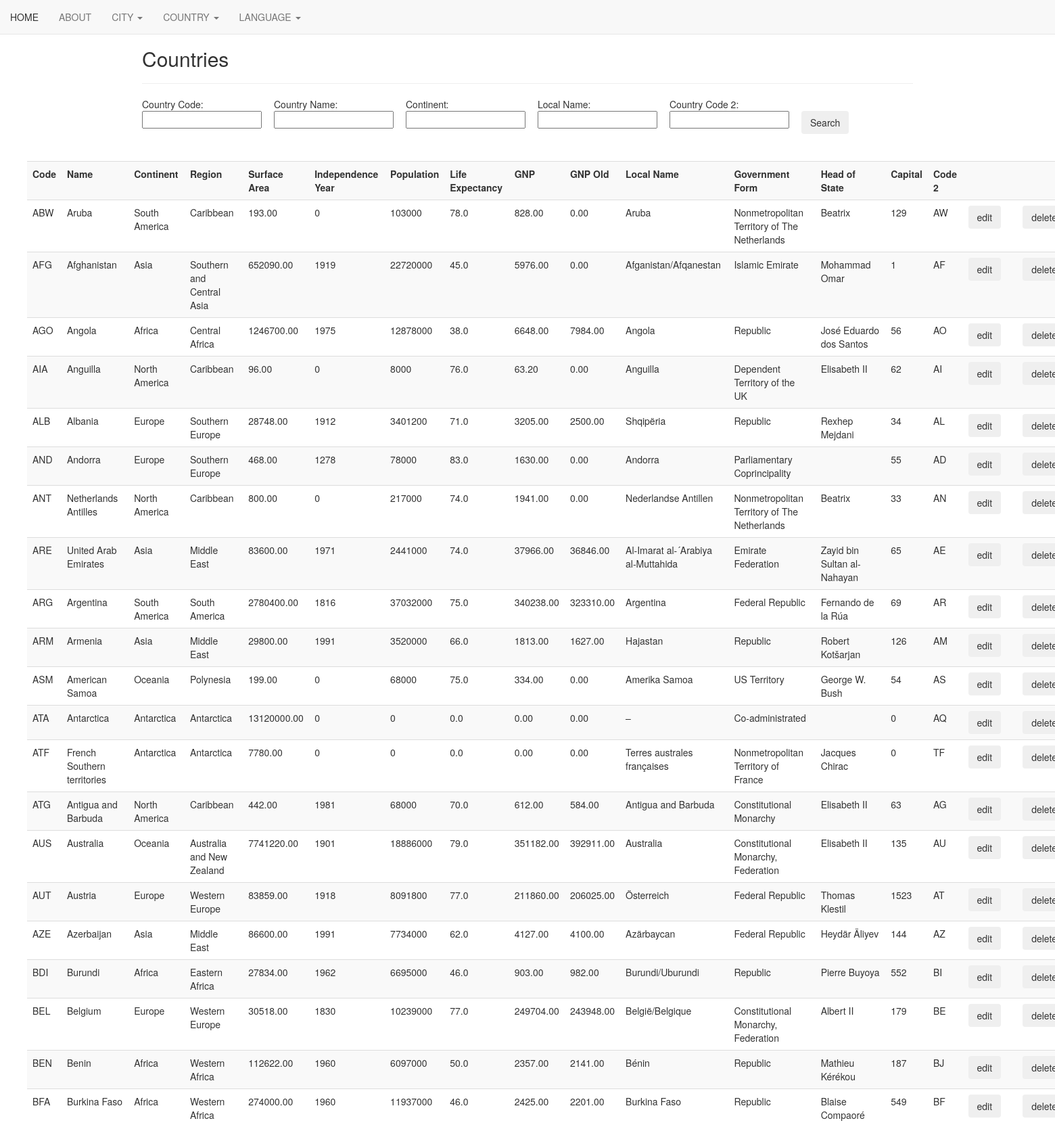
Screenshot of /tableCountry/selectCountry.php (upper part) with the database file from the repository.
### tables this page shows
CREATE TABLE `country` (
  `Code` char(3) NOT NULL DEFAULT '',
  `Name` varchar(52) NOT NULL DEFAULT '',
  `Continent` enum('Asia','Europe','North America','Africa','Oceania','Antarctica','South America') NOT NULL DEFAULT 'Asia',
  `Region` varchar(26) NOT NULL DEFAULT '',
  `SurfaceArea` float(10,2) NOT NULL DEFAULT '0.00',
  `IndepYear` smallint(6) DEFAULT NULL,
  `Population` int(11) NOT NULL DEFAULT '0',
  `LifeExpectancy` float(3,1) DEFAULT NULL,
  `GNP` float(10,2) DEFAULT NULL,
  `GNPOld` float(10,2) DEFAULT NULL,
  `LocalName` varchar(45) NOT NULL DEFAULT '',
  `GovernmentForm` varchar(45) NOT NULL DEFAULT '',
  `HeadOfState` varchar(60) DEFAULT NULL,
  `Capital` int(11) DEFAULT NULL,
  `Code2` char(2) NOT NULL DEFAULT ''
);

### tableCountry/includes_country/Insert.php (the view, shortened to what this page needs)
<!DOCTYPE HTML>
<html>
<head>
</head>
</html>
<?php
function selectData($s_Code, $s_Name, $s_Continent, $s_LocalName, $s_Code2)
{
    include 'Config.php';
    $no_of_records_per_page = 30;
    if (isset($_GET['pageno'])) {
        $pageno = $_GET['pageno'];
    } else {
        $pageno = 1;
    }
    $offset = ($pageno - 1) * $no_of_records_per_page;
    if (emptyField()) {
        $sql = "SELECT * FROM country LIMIT $offset, $no_of_records_per_page;";
    }
    $result = $conn->query($sql);
    printHeader();
    if ($result->num_rows >= 0) {
        while ($row = $result->fetch_assoc()) {
            $wannaSearchCode = $row['Code'];
            echo "<tr>";
            echo "<td>" . $row['Code'] . "</td>";
            echo "<td>" . $row['Name'] . "</td>";
            echo "<td>" . $row['Continent'] . "</td>";
            echo "<td>" . $row['Region'] . "</td>";
            echo "<td>" . $row['SurfaceArea'] . "</td>";
            echo "<td>" . $row['IndepYear'] . "</td>";
            echo "<td>" . $row['Population'] . "</td>";
            echo "<td>" . $row['LifeExpectancy'] . "</td>";
            echo "<td>" . $row['GNP'] . "</td>";
            echo "<td>" . $row['GNPOld'] . "</td>";
            echo "<td>" . $row['LocalName'] . "</td>";
            echo "<td>" . $row['GovernmentForm'] . "</td>";
            echo "<td>" . $row['HeadOfState'] . "</td>";
            echo "<td>" . $row['Capital'] . "</td>";
            echo "<td>" . $row['Code2'] . "</td>";
            $editButton = '<td><form action="updateCountry.php" method = "POST">';
            $editButton .= "<button type = 'Edit' class = 'submit-button btn btn-outline-secondary' name = 'Edit' value = '.$wannaSearchCode.'>edit</button>";
            $editButton .= '<input type = "hidden"  name= "Code" value = "' . $wannaSearchCode . '">';
            $editButton .= "<td></form></td>";
            $deleteButton = '<td><form action="deleteCountry.php" method = "POST">';
            $deleteButton .= "<button type = 'Edit' class = 'submit-button btn btn-outline-secondary' name = 'Delete' value = '.$wannaSearchCode.'>delete</button>";
            $deleteButton .= '<input type = "hidden"  name= "Code" value = "' . $wannaSearchCode . '">';
            $deleteButton .= "<td></form></td>";
            echo $editButton;
            echo $deleteButton;
        }
        echo "</tr>";
    }
    echo "</table>";
}
function emptyField()
{
    return true;
}
function printHeader()
{
    echo "<table class='table table-striped'>";
    echo "<tr>";
    echo "<th>Code</th>";
    echo "<th>Name</th>";
    echo "<th>Continent</th>";
    echo "<th>Region</th>";
    echo "<th>Surface Area</th>";
    echo "<th>Independence Year</th>";
    echo "<th>Population</th>";
    echo "<th>Life Expectancy</th>";
    echo "<th>GNP</th>";
    echo "<th>GNP Old</th>";
    echo "<th>Local Name</th>";
    echo "<th>Government Form</th>";
    echo "<th>Head of State</th>";
    echo "<th>Capital</th>";
    echo "<th>Code 2</th>";
    echo "<th></th>";
    echo "<th></th>";
    echo "<th></th>";
    echo "</tr>";
}

### mynavbar.css (style rules this page uses)
@media only screen and (min-width: 768px) { body { margin-top: 50px; } }

### tableCountry/includes_country/Insert.php (style rules this page uses)
table, th, td { border: none; border-collapse: collapse; margin: 40px 40px 20px; }
th { padding: 10px; }
table { margin-left: 40px; }

### rows the page displays
country: Code "ABW", Name "Aruba", Continent "South America", Region "Caribbean", SurfaceArea "193.00", IndepYear "0", Population "103000", LifeExpectancy "78.0", GNP "828.00", GNPOld "0.00", LocalName "Aruba", GovernmentForm "Nonmetropolitan Territory of The Netherlands", HeadOfState "Beatrix", Capital "129", Code2 "AW"
country: Code "AFG", Name "Afghanistan", Continent "Asia", Region "Southern and Central Asia", SurfaceArea "652090.00", IndepYear "1919", Population "22720000", LifeExpectancy "45.0", GNP "5976.00", GNPOld "0.00", LocalName "Afganistan/Afqanestan", GovernmentForm "Islamic Emirate", HeadOfState "Mohammad Omar", Capital "1", Code2 "AF"
country: Code "AGO", Name "Angola", Continent "Africa", Region "Central Africa", SurfaceArea "1246700.00", IndepYear "1975", Population "12878000", LifeExpectancy "38.0", GNP "6648.00", GNPOld "7984.00", LocalName "Angola", GovernmentForm "Republic", HeadOfState "José Eduardo dos Santos", Capital "56", Code2 "AO"
country: Code "AIA", Name "Anguilla", Continent "North America", Region "Caribbean", SurfaceArea "96.00", IndepYear "0", Population "8000", LifeExpectancy "76.0", GNP "63.20", GNPOld "0.00", LocalName "Anguilla", GovernmentForm "Dependent Territory of the UK", HeadOfState "Elisabeth II", Capital "62", Code2 "AI"
country: Code "ALB", Name "Albania", Continent "Europe", Region "Southern Europe", SurfaceArea "28748.00", IndepYear "1912", Population "3401200", LifeExpectancy "71.0", GNP "3205.00", GNPOld "2500.00", LocalName "Shqipëria", GovernmentForm "Republic", HeadOfState "Rexhep Mejdani", Capital "34", Code2 "AL"
country: Code "AND", Name "Andorra", Continent "Europe", Region "Southern Europe", SurfaceArea "468.00", IndepYear "1278", Population "78000", LifeExpectancy "83.0", GNP "1630.00", GNPOld "0.00", LocalName "Andorra", GovernmentForm "Parliamentary Coprincipality", Capital "55", Code2 "AD"
country: Code "ANT", Name "Netherlands Antilles", Continent "North America", Region "Caribbean", SurfaceArea "800.00", IndepYear "0", Population "217000", LifeExpectancy "74.0", GNP "1941.00", GNPOld "0.00", LocalName "Nederlandse Antillen", GovernmentForm "Nonmetropolitan Territory of The Netherlands", HeadOfState "Beatrix", Capital "33", Code2 "AN"
country: Code "ARE", Name "United Arab Emirates", Continent "Asia", Region "Middle East", SurfaceArea "83600.00", IndepYear "1971", Population "2441000", LifeExpectancy "74.0", GNP "37966.00", GNPOld "36846.00", LocalName "Al-Imarat al-´Arabiya al-Muttahida", GovernmentForm "Emirate Federation", HeadOfState "Zayid bin Sultan al-Nahayan", Capital "65", Code2 "AE"
country: Code "ARG", Name "Argentina", Continent "South America", Region "South America", SurfaceArea "2780400.00", IndepYear "1816", Population "37032000", LifeExpectancy "75.0", GNP "340238.00", GNPOld "323310.00", LocalName "Argentina", GovernmentForm "Federal Republic", HeadOfState "Fernando de la Rúa", Capital "69", Code2 "AR"
country: Code "ARM", Name "Armenia", Continent "Asia", Region "Middle East", SurfaceArea "29800.00", IndepYear "1991", Population "3520000", LifeExpectancy "66.0", GNP "1813.00", GNPOld "1627.00", LocalName "Hajastan", GovernmentForm "Republic", HeadOfState "Robert Kotšarjan", Capital "126", Code2 "AM"
country: Code "ASM", Name "American Samoa", Continent "Oceania", Region "Polynesia", SurfaceArea "199.00", IndepYear "0", Population "68000", LifeExpectancy "75.0", GNP "334.00", GNPOld "0.00", LocalName "Amerika Samoa", GovernmentForm "US Territory", HeadOfState "George W. Bush", Capital "54", Code2 "AS"
country: Code "ATA", Name "Antarctica", Continent "Antarctica", Region "Antarctica", SurfaceArea "13120000.00", IndepYear "0", Population "0", LifeExpectancy "0.0", GNP "0.00", GNPOld "0.00", LocalName "–", GovernmentForm "Co-administrated", Capital "0", Code2 "AQ"
country: Code "ATF", Name "French Southern territories", Continent "Antarctica", Region "Antarctica", SurfaceArea "7780.00", IndepYear "0", Population "0", LifeExpectancy "0.0", GNP "0.00", GNPOld "0.00", LocalName "Terres australes françaises", GovernmentForm "Nonmetropolitan Territory of France", HeadOfState "Jacques Chirac", Capital "0", Code2 "TF"
country: Code "ATG", Name "Antigua and Barbuda", Continent "North America", Region "Caribbean", SurfaceArea "442.00", IndepYear "1981", Population "68000", LifeExpectancy "70.0", GNP "612.00", GNPOld "584.00", LocalName "Antigua and Barbuda", GovernmentForm "Constitutional Monarchy", HeadOfState "Elisabeth II", Capital "63", Code2 "AG"
country: Code "AUS", Name "Australia", Continent "Oceania", Region "Australia and New Zealand", SurfaceArea "7741220.00", IndepYear "1901", Population "18886000", LifeExpectancy "79.0", GNP "351182.00", GNPOld "392911.00", LocalName "Australia", GovernmentForm "Constitutional Monarchy, Federation", HeadOfState "Elisabeth II", Capital "135", Code2 "AU"
country: Code "AUT", Name "Austria", Continent "Europe", Region "Western Europe", SurfaceArea "83859.00", IndepYear "1918", Population "8091800", LifeExpectancy "77.0", GNP "211860.00", GNPOld "206025.00", LocalName "Österreich", GovernmentForm "Federal Republic", HeadOfState "Thomas Klestil", Capital "1523", Code2 "AT"
country: Code "AZE", Name "Azerbaijan", Continent "Asia", Region "Middle East", SurfaceArea "86600.00", IndepYear "1991", Population "7734000", LifeExpectancy "62.0", GNP "4127.00", GNPOld "4100.00", LocalName "Azärbaycan", GovernmentForm "Federal Republic", HeadOfState "Heydär Äliyev", Capital "144", Code2 "AZ"
country: Code "BDI", Name "Burundi", Continent "Africa", Region "Eastern Africa", SurfaceArea "27834.00", IndepYear "1962", Population "6695000", LifeExpectancy "46.0", GNP "903.00", GNPOld "982.00", LocalName "Burundi/Uburundi", GovernmentForm "Republic", HeadOfState "Pierre Buyoya", Capital "552", Code2 "BI"
country: Code "BEL", Name "Belgium", Continent "Europe", Region "Western Europe", SurfaceArea "30518.00", IndepYear "1830", Population "10239000", LifeExpectancy "77.0", GNP "249704.00", GNPOld "243948.00", LocalName "België/Belgique", GovernmentForm "Constitutional Monarchy, Federation", HeadOfState "Albert II", Capital "179", Code2 "BE"
country: Code "BEN", Name "Benin", Continent "Africa", Region "Western Africa", SurfaceArea "112622.00", IndepYear "1960", Population "6097000", LifeExpectancy "50.0", GNP "2357.00", GNPOld "2141.00", LocalName "Bénin", GovernmentForm "Republic", HeadOfState "Mathieu Kérékou", Capital "187", Code2 "BJ"
country: Code "BFA", Name "Burkina Faso", Continent "Africa", Region "Western Africa", SurfaceArea "274000.00", IndepYear "1960", Population "11937000", LifeExpectancy "46.0", GNP "2425.00", GNPOld "2201.00", LocalName "Burkina Faso", GovernmentForm "Republic", HeadOfState "Blaise Compaoré", Capital "549", Code2 "BF"
